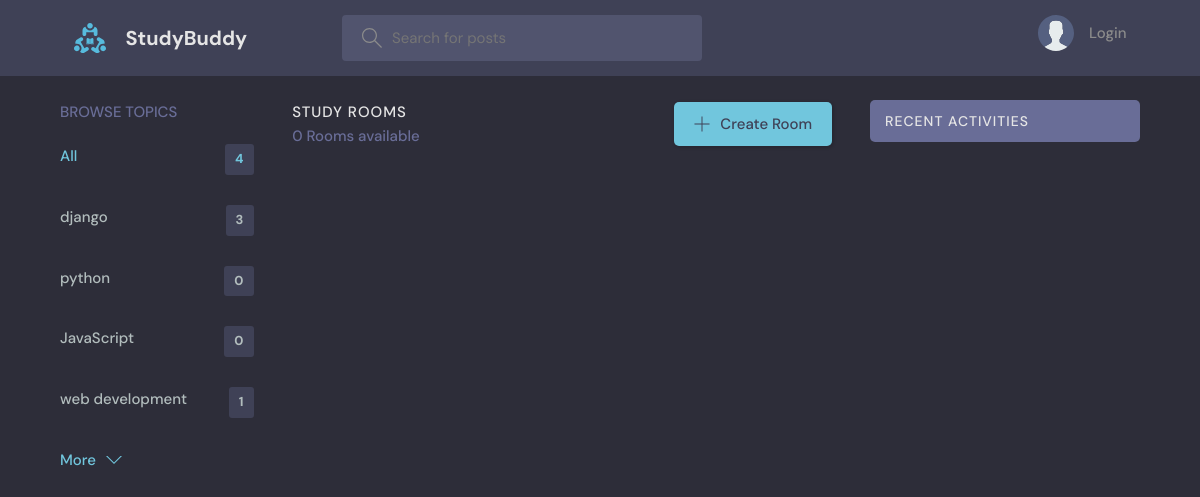
Page /?q=Python on the earlier database version.
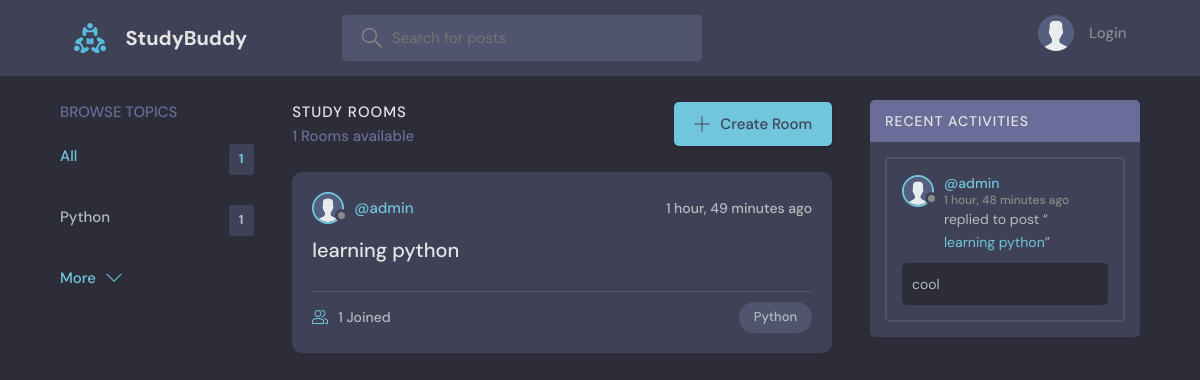
Same page on the later database version.
### base/models.py (models this page shows, shortened)
class Topic(models.Model):
  name = models.CharField(max_length=200)

class Room(models.Model):
  host = models.ForeignKey(User, on_delete=models.SET_NULL, null=True)
  topic = models.ForeignKey(Topic, on_delete=models.SET_NULL, null=True)
  name = models.CharField(max_length=20)
  description = models.TextField(null=True, blank=True)
  participants = models.ManyToManyField(User, related_name='participants', blank=True)
  updated = models.DateTimeField(auto_now=True)
  created = models.DateTimeField(auto_now_add=True)
  class Meta:
    ordering = ['-updated', '-created']
  def __str__(self):
      return self.name

class User(AbstractUser):
  name=models.CharField(max_length=200, null=True)
  email=models.EmailField(unique=True, null=True)
  bio = models.TextField(null=True)
  avatar=models.ImageField(null=True,default='avatar.svg')
  USERNAME_FIELD = 'email'
  REQUIRED_FIELDS = []

class Message(models.Model):
  user = models.ForeignKey(User, on_delete=models.CASCADE)
  room = models.ForeignKey(Room, on_delete=models.CASCADE)
  body = models.TextField()
  updated = models.DateTimeField(auto_now=True)
  created = models.DateTimeField(auto_now_add=True)
  class Meta:
    ordering = ['-updated', '-created']

### base/views.py (the view)
# urls.py: path('', views.home, name='home'),
def home(request):
    q = request.GET.get('q') if request.GET.get('q') != None else ""
    rooms = Room.objects.filter(
        Q(topic__name__icontains=q) |
        Q(name__icontains=q) |
        Q(description__icontains=q))
    topics = Topic.objects.all()[0:5]
    room_count = rooms.count()
    room_messages = Message.objects.filter(Q(room__name__icontains=q))
    context = {'rooms':rooms, 'topics':topics, 'room_count':room_count, 'room_messages':room_messages}
    return render(request, 'base/home.html', context)

### base/templates/base/home.html (shortened to what this page needs)
{% extends 'main.html' %}
{% block content %}
<main class="layout layout--3">
  <div class="container">
    {% include 'base/topic_component.html' %}
    <div class="roomList">
      <div class="roomList__header">
        <div>
          <h2>Study Rooms</h2>
          <p>{{room_count}} Rooms available</p>
        </div>
        <a class="btn btn--main" href="{% url 'create_room' %}">
          <svg version="1.1" xmlns="http://www.w3.org/2000/svg" width="32" height="32" viewBox="0 0 32 32">
            <title>add</title>
            <path
              d="M16.943 0.943h-1.885v14.115h-14.115v1.885h14.115v14.115h1.885v-14.115h14.115v-1.885h-14.115v-14.115z">
            </path>
          </svg>
          Create Room
        </a>
      </div>
      {% include 'base/feed_component.html' %}
    </div>
    {% include 'base/activity_component.html' %}
  </div>
</main>
{% endblock %}

### base/templates/base/topic_component.html (shortened to what this page needs)
<div class="topics">
    <div class="topics__header">
        <h2>Browse Topics</h2>
    </div>
    <ul class="topics__list">
        <li>
            <a href="{% url 'home' %}" class="active">All <span>{{topics.count}}</span></a>
        </li>
        {% for topic in topics %}
        <li>
            <a href="{% url 'home' %}?q={{topic.name}}">{{topic.name}}<span>{{topic.room_set.all.count}}</span></a>
        </li>
        {% endfor %}
    </ul>
    <a class="btn btn--link" href="{% url 'topics' %}">
        More
        <svg version="1.1" xmlns="http://www.w3.org/2000/svg" width="32" height="32" viewBox="0 0 32 32">
            <title>chevron-down</title>
            <path d="M16 21l-13-13h-3l16 16 16-16h-3l-13 13z"></path>
        </svg>
    </a>
</div>

### base/templates/base/feed_component.html (shortened to what this page needs)
{% for room in rooms %}
<div class="roomListRoom">
    <div class="roomListRoom__header">
        <a href="{% url 'user-profile' room.host.id %}" class="roomListRoom__author">
            <div class="avatar avatar--small">
                <img src="{{room.host.avatar.url}}" />
            </div>
            <span>@{{room.host.username}}</span>
        </a>
        <div class="roomListRoom__actions">
            <span>{{room.created|timesince}} ago</span>
        </div>
    </div>
    <div class="roomListRoom__content">
        <a href="{% url 'room' room.id %}">{{room.name}}</a>
    </div>
    <div class="roomListRoom__meta">
        <a href="{% url 'room' room.id %}" class="roomListRoom__joined">
            {{room.participants.all.count}} Joined
        </a>
        <p class="roomListRoom__topic">{{room.topic.name}}</p>
    </div>
</div>
{% endfor %}

### base/templates/base/activity_component.html (shortened to what this page needs)
<div class="activities">
    <div class="activities__header">
        <h2>Recent Activities</h2>
    </div>
    {% for message in room_messages %}
    <div class="activities__box">
        <div class="activities__boxHeader roomListRoom__header">
            <a href="{% url 'user-profile' message.user.id %}" class="roomListRoom__author">
                <div class="avatar avatar--small">
                    <img src="{{message.user.avatar.url}}" />
                </div>
                <p>
                    @{{message.user.username}}
                    <span>{{message.created|timesince}} ago</span>
                </p>
            </a>
        </div>
        <div class="activities__boxContent">
            <p>replied to post “<a href="{% url 'room' message.room.id %}">{{message.room}}</a>”</p>
            <div class="activities__boxRoomContent">{{message.body}}</div>
        </div>
    </div>
    {% endfor %}
</div>

Differences in the rows shown:
removed Topic: name "python", room_set.all.count "0"
removed Topic: name "JavaScript", room_set.all.count "0"
removed Topic: name "web development", room_set.all.count "1"
changed Topic: name "django" → "Python"; room_set.all.count "3" → "1"
now on this page (row edited): Room: host.avatar (placeholder picture), host.username "admin", created "1 hour, 49 minutes", name "learning python", participants.all.count "1", topic.name "Python"
now on this page (row edited): Message: user.avatar (placeholder picture), user.username "admin", created "1 hour, 48 minutes", room "learning python", body "cool"
Other differences:
{{ topics.count }}: "4" → "1"
{{ room_count }}: "0" → "1"
